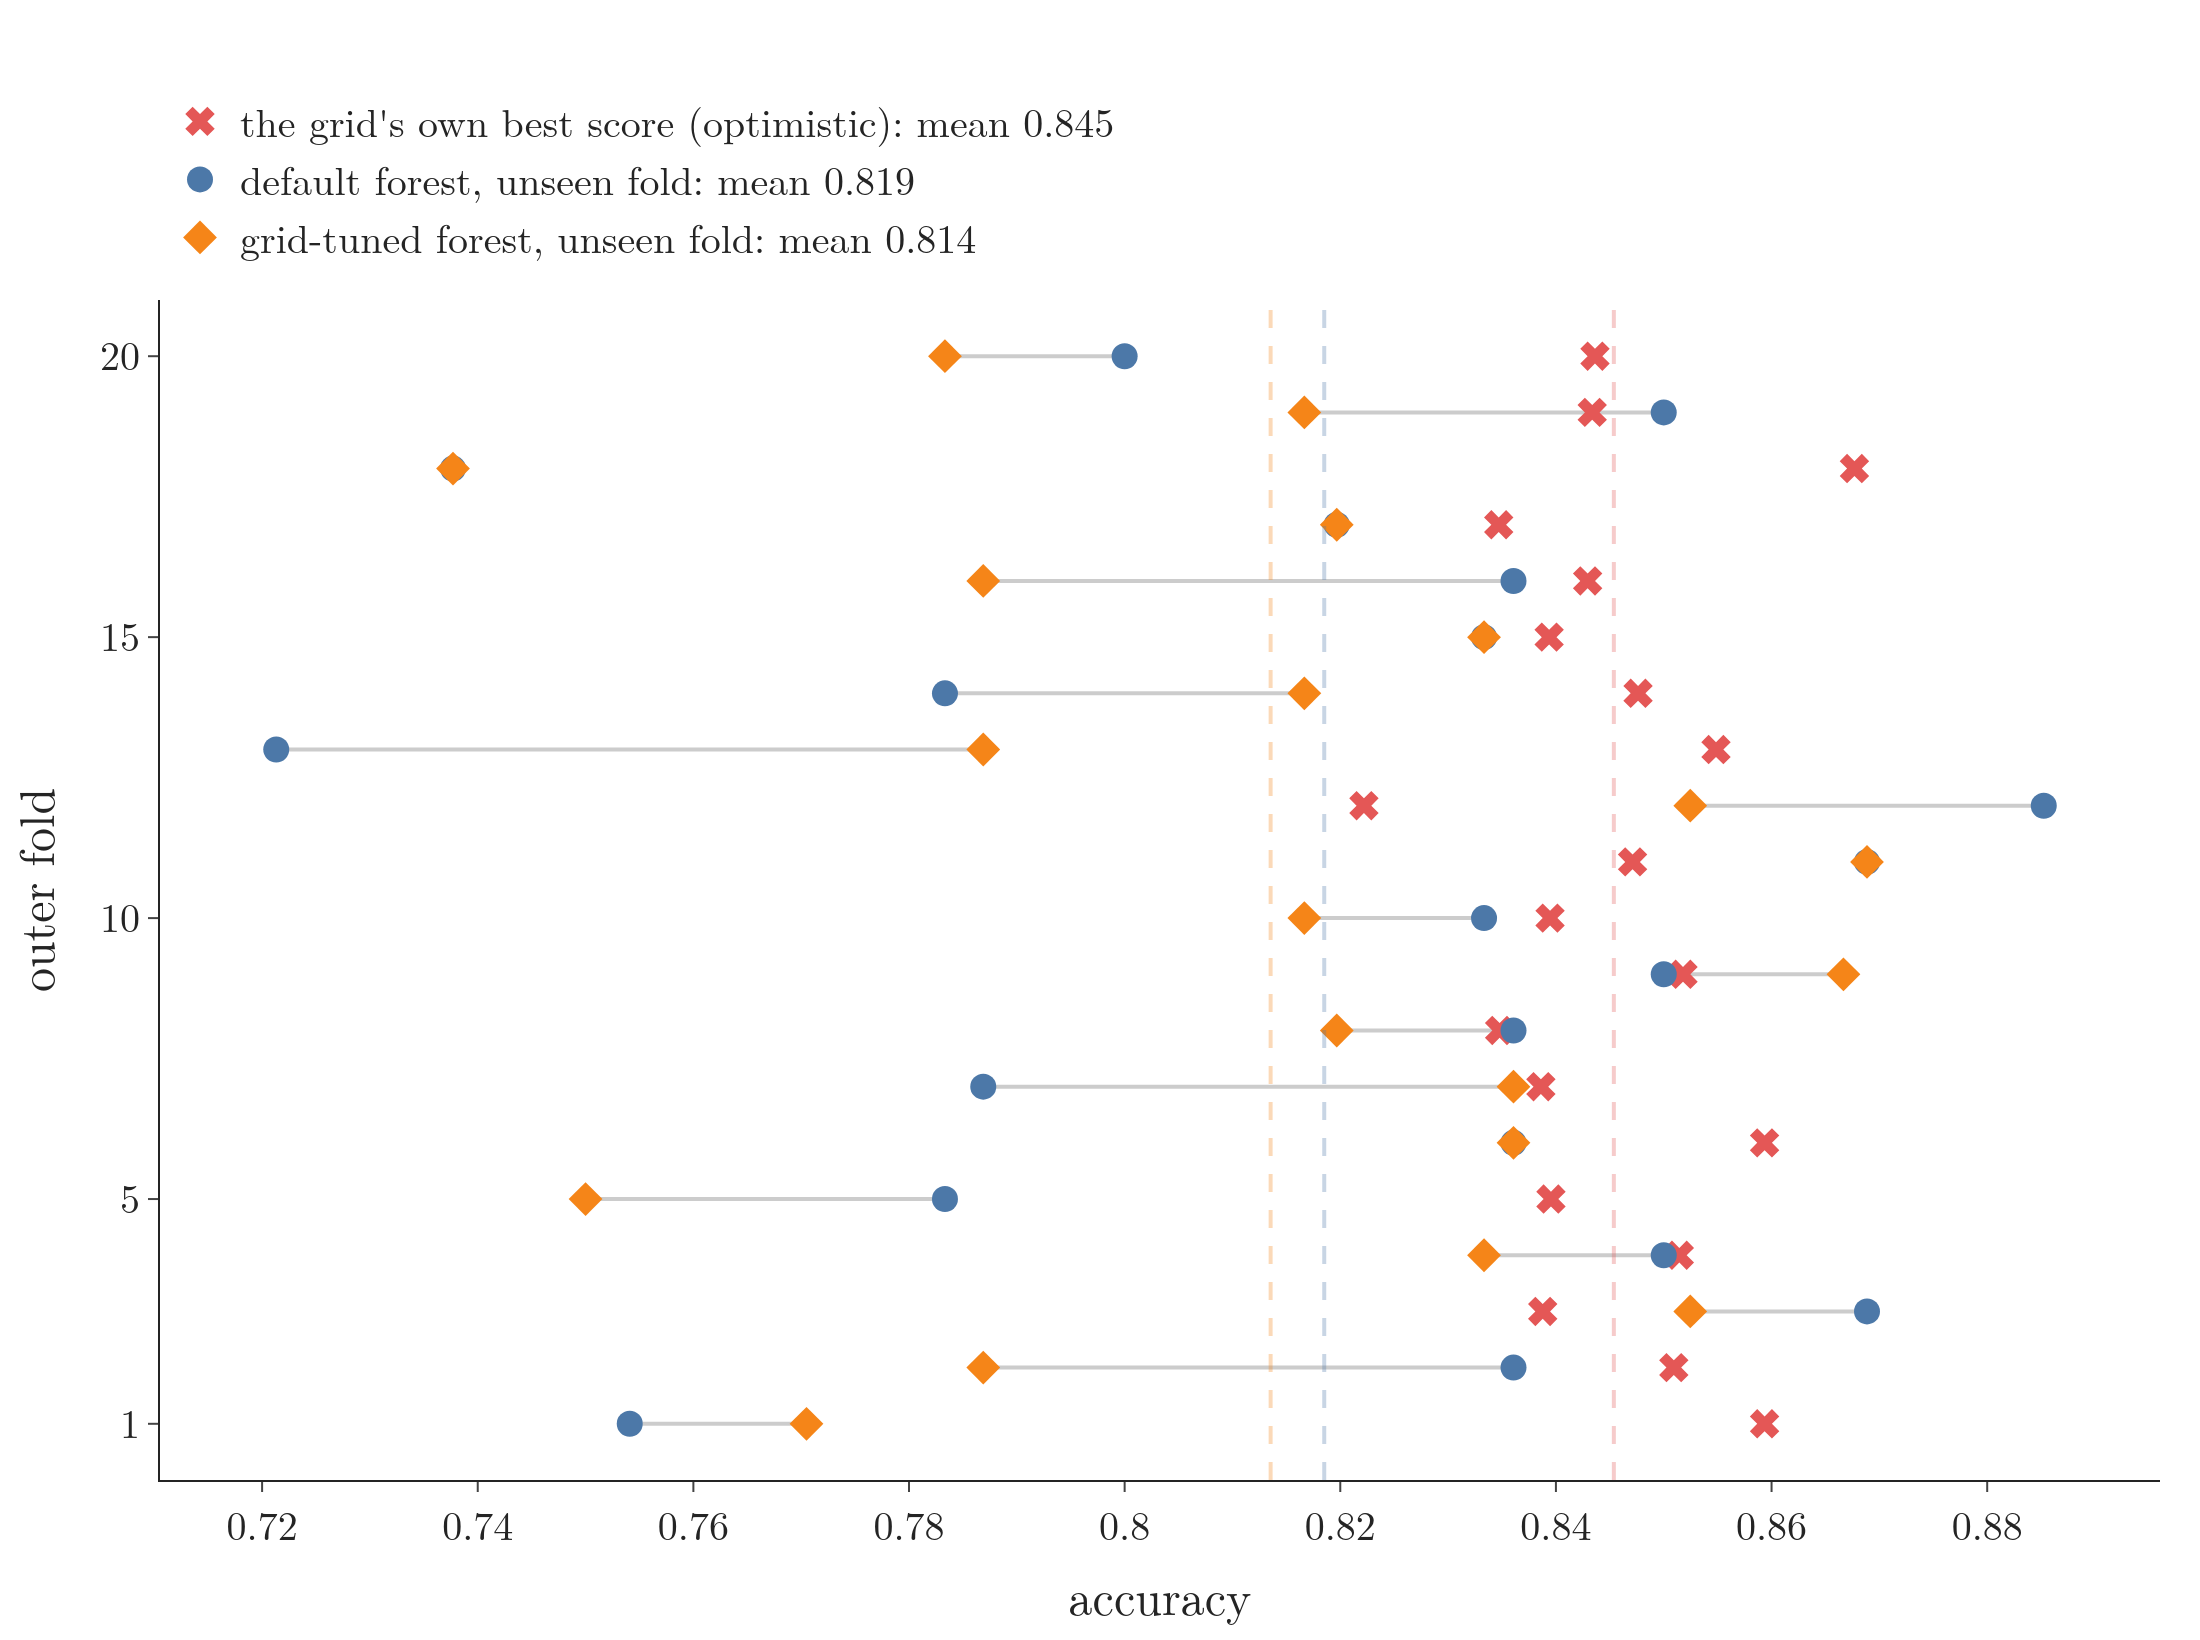

Write Python code to recreate this figure.
"""Heart data, section 6.4: is the grid-tuned forest really better? Nested cross-validation, 5 outer folds x 4 repeats.
For each of the 20 outer folds: the default forest's score, the grid-tuned forest's score (both on data the search
never saw), and the grid's own best inner score (optimistic). The 20 grid searches run once, on topgro, and are
cached in nested_cv.json; delete the json to recompute. (Plotly)"""
import json
from pathlib import Path

import numpy as np
import pandas as pd
import plotly.graph_objects as go
from sklearn.ensemble import RandomForestClassifier
from sklearn.model_selection import GridSearchCV, RepeatedStratifiedKFold, cross_validate

HERE = Path(__file__).parent
CACHE = HERE / "nested_cv.json"
df = pd.read_csv(HERE.parent / "data" / "heart.csv")
X, y = df.iloc[:, :-1], df.iloc[:, -1]
param_grid = {"n_estimators": [20, 60, 100, 120], "max_features": [0.2, 0.6, 1.0], "max_depth": [2, 8, None],
              "max_samples": [0.5, 0.75, 1.0]}

if not CACHE.exists():                                   # same code as the Notebook
    outer = RepeatedStratifiedKFold(n_splits=5, n_repeats=4, random_state=0)
    default = cross_validate(RandomForestClassifier(random_state=42, n_jobs=-1), X, y, cv=outer)["test_score"]
    nested = cross_validate(GridSearchCV(RandomForestClassifier(random_state=42), param_grid, cv=5, n_jobs=-1),
                            X, y, cv=outer, return_estimator=True)
    CACHE.write_text(json.dumps(dict(default=default.tolist(), tuned=nested["test_score"].tolist(),
                                     inner=[float(s.best_score_) for s in nested["estimator"]])))
d = {k: np.array(v) for k, v in json.loads(CACHE.read_text()).items()}
default, tuned, inner = d["default"], d["tuned"], d["inner"]
assert [round(v.mean(), 3) for v in (default, tuned, inner)] == [0.819, 0.814, 0.845]
assert int((tuned > default).sum()) == 5 and int((tuned == default).sum()) == 5
print(default.mean(), tuned.mean(), inner.mean())

k = np.arange(1, 21)
fig = go.Figure()
for i in range(20):                                       # one grey line per outer fold: default -> tuned
    fig.add_trace(go.Scatter(x=[default[i], tuned[i]], y=[k[i]] * 2, mode="lines", showlegend=False,
                             line=dict(color="#CCCCCC", width=2)))
for v, name, c, sym in [(inner, "the grid's own best score (optimistic)", "#E45756", "x"),
                        (default, "default forest, unseen fold", "#4C78A8", "circle"),
                        (tuned, "grid-tuned forest, unseen fold", "#F58518", "diamond")]:
    fig.add_trace(go.Scatter(x=v, y=k, mode="markers", name=f"{name}: mean {v.mean():.3f}",
                             marker=dict(color=c, size=13, symbol=sym)))
    fig.add_vline(x=v.mean(), line=dict(color=c, width=2, dash="dash"))
fig.update_xaxes(title="accuracy")
fig.update_yaxes(title="outer fold", tickvals=[1, 5, 10, 15, 20], range=[0, 21])
fig.update_layout(template="simple_white", width=1100, height=820, font=dict(family="Latin Modern Roman", size=20),
                  margin=dict(l=80, r=20, t=150, b=70), legend=dict(x=0, y=1.02, yanchor="bottom"))
fig.write_image(HERE / "nested_cv.png", scale=2)
fig.write_image(HERE / "nested_cv.pdf")
